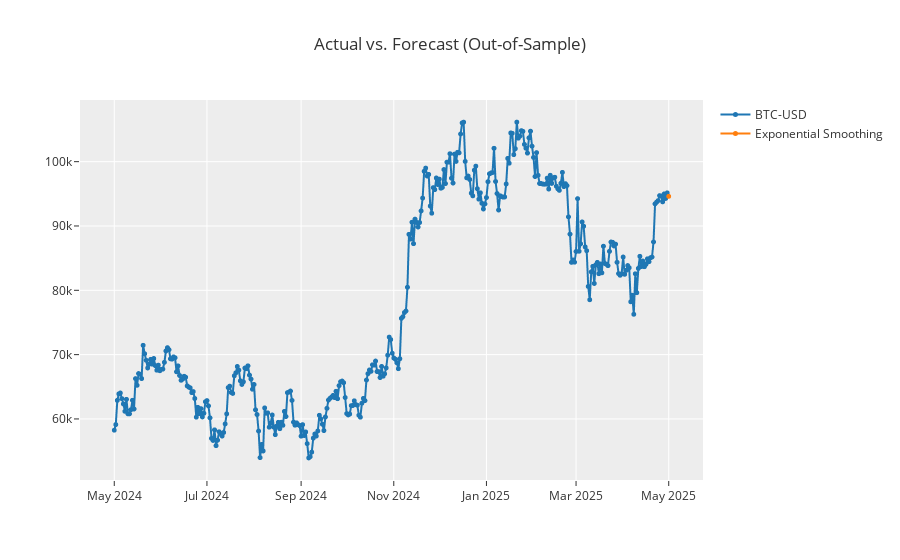

Here is the notebook cell this chart was saved with:
### Code cell
plot_model(final_exp, plot='forecast')

### Figure 1 — Plotly figure (JSON) as saved in the notebook; plotly's stock layout.template omitted (floating-point values rounded to 4 significant figures; data arrays with more than 128 entries replaced by an {"elided": "..."} marker saying what was removed)
{"data": [{"line": {"color": "rgb(31, 119, 180)", "width": 2}, "marker": {"color": "rgb(31, 119, 180)", "size": 5}, "mode": "lines+markers", "name": "BTC-USD", "type": "scattergl", "x": {"elided": "366 str values"}, "xaxis": "x", "y": {"elided": "366 float values"}, "yaxis": "y"}, {"line": {"color": "rgb(255, 127, 14)", "width": 2}, "marker": {"color": "rgb(255, 127, 14)", "size": 5}, "mode": "lines+markers", "name": "Exponential Smoothing", "type": "scattergl", "x": {"elided": "366 str values"}, "xaxis": "x", "y": {"elided": "366 float values"}, "yaxis": "y"}], "layout": {"showlegend": true, "title": {"text": "Actual vs. Forecast (Out-of-Sample)"}, "xaxis": {"anchor": "y", "domain": [0, 1]}, "yaxis": {"anchor": "x", "domain": [0, 1]}}}
